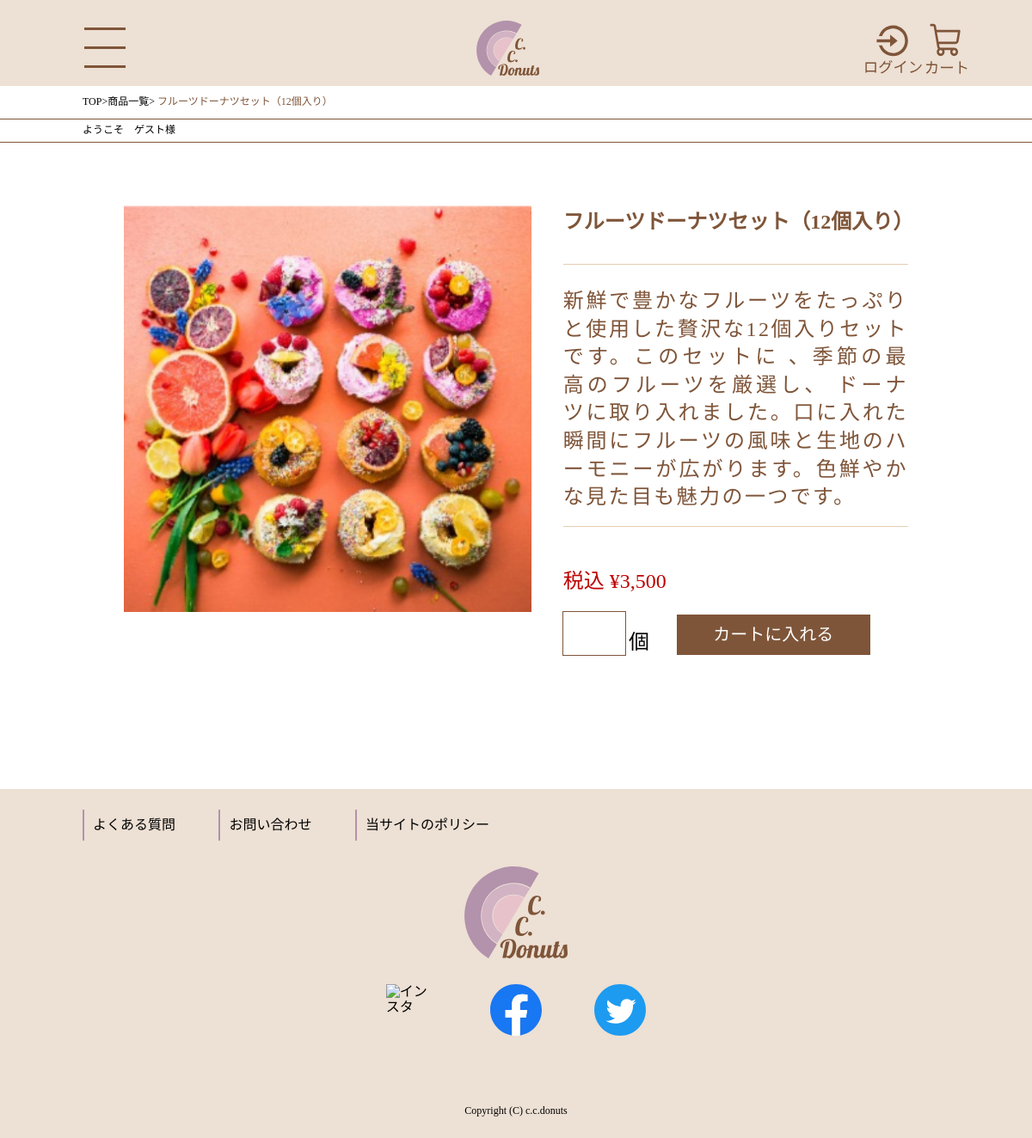
The app's page /detail.php?id=7 with its own data.
### tables this page shows
CREATE TABLE `product` (
  `id` int(11) NOT NULL,
  `name` varchar(200) NOT NULL,
  `price` int(11) NOT NULL,
  `description` varchar(1000) NOT NULL,
  `image` varchar(200) NOT NULL
);

### detail.php (the view, shortened to what this page needs)
<?php require 'includes/header.php' ?>
<div class="menu_ber detail_ber">
  <div class="gest_name">
    <a href="index.php">TOP</a><span>></span><a href="product.php">商品一覧</a>>
    <?php
    $pdo = new PDO(
      'mysql:host=mysql1.php.xdomain.ne.jp;dbname=yomichi0329_donuts;charset=utf8',
      'yomichi0329_cca',
      'ccadonuts'
    );
    $sql = $pdo->query('select * from product where id ="' . $_REQUEST["id"] . '"');
    foreach ($sql as $row) {
      echo '<span class="ber_name">', $row['name'], '</span>';
    }    ?>
  </div>
  <div class="gest_name">
    <?php if (isset($_SESSION['customer'])) {
      echo 'ようこそ　', $_SESSION['customer']['name'], '　様';
    } else {
      echo 'ようこそ　ゲスト様';
    }
    ?>
  </div>
</div>
<section>
  <?php
  $pdo = new PDO(
    'mysql:host=mysql1.php.xdomain.ne.jp;dbname=yomichi0329_donuts;charset=utf8',
    'yomichi0329_cca',
    'ccadonuts'
  );
  $sql = $pdo->query('select * from product where id ="' . $_REQUEST["id"] . '"');
  foreach ($sql as $row) {
    echo '<div class="donuts_list">';
    echo '<p class="item_img"><img alt="image" src="', $row['image'], '"></p>';
    echo '<form action="cart-show.php" method="post">';
    echo '<p class="menu-item-name">', $row['name'], '</p>';
    echo '<p class="item_text">', $row['description'], '</p>';
    echo '<p class="price">税込 ¥', number_format($row['price']), '</p>';
    echo '<div class="donuts_item">';
    echo '<input size="1" value="" name="count">', '個';
    echo '<button type="submit" value="" class="cart_btn">カートに入れる</button>';
    echo '</div>';
    echo '</form>';
    echo '</div>';
  }
  ?>
</section>
<?php require 'includes/footer.php' ?>

### common/css/destyle.css (style rules this page uses)
html { line-height: 1.15; -webkit-text-size-adjust: 100%; -webkit-tap-highlight-color: transparent; }
body { margin: 0; }
p, table, blockquote, address, pre, iframe, form, figure, dl { margin: 0; }
a { background-color: transparent; text-decoration: none; color: inherit; }
img, embed, object, iframe { vertical-align: bottom; }
button, input, optgroup, select, textarea { -webkit-appearance: none; appearance: none; vertical-align: middle; color: inherit; font: inherit; background: transparent; padding: 0; margin: 0; outline: 0; border-radius: 0; text-align: inherit; }
button, input { overflow: visible; }
button, select { text-transform: none; }
button, [type="button"], [type="reset"], [type="submit"] { cursor: pointer; -webkit-appearance: none; appearance: none; }

### common/css/base.css (style rules this page uses)
:root { --rectangle1-: #FFD233; --rectangle2-: #B392AC; --rectangle3-: #7F5539; --rectangle4-: #D27C2C; --rectangle5-: #EDE0D4; --rectangle6-: #CCCCCC; --rectangle7-: #D9D9D9; --rectangle8-: #BF0000; --rectangle10-: #000000; --rectangl11-: #E6CCB2; --rectangle12-: #E8C2CA; --rectangle13-: #F7D1CD; --rectangle13-: #FF8877; --font-family-: 'Noto Sans JP', sans-serif; }
img { width: 100%; }
a { cursor: pointer; }

### common/css/home.css (style rules this page uses)
:root { --rectangle1-: #FFD233; --rectangle2-: #B392AC; --rectangle3-: #7F5539; --rectangle4-: #D27C2C; --rectangle5-: #EDE0D4; --rectangle6-: #CCCCCC; --rectangle7-: #D9D9D9; --rectangle8-: #BF0000; --rectangle10-: #000000; --rectangl11-: #E6CCB2; --rectangle12-: #E8C2CA; --rectangle13-: #F7D1CD; --rectangle13-: #FF8877; --font-family-: 'Noto Sans JP', sans-serif; }
img { width: 100%; }
.gest_name { font-size: 12px; padding: 3% 6%; border-bottom: 1px solid var(--rectangle3-); }
form { margin-top: 21%; }
.menu-item-name { color: var(--rectangle3-); text-align: left; padding-top: 17%; font-weight: 500; line-height: 25.6px; }
.price { text-align: left; margin-top: 9%; color: var(--rectangle8-) }
.cart_btn { text-align: center; margin-top: 11%; width: 90%; font-size: 12px; color: #fff; background-color: var(--rectangle3-); padding: 7% 0; }
@media screen and (min-width: 768px) { .gest_name { font-size: 12px; padding: 1% 8%; border-bottom: 1px solid var(--rectangle3-); } }
@media screen and (min-width: 768px) { form { margin-top: 10%; } }
@media screen and (min-width: 768px) { .cart_btn { width: 81%; padding: 5% 0; font-size: 20px; margin-top: 6%; } }
@media screen and (min-width: 768px) { .menu-item-name { padding-top: 9%; font-weight: 500; line-height: 29.6px; } }
@media screen and (min-width: 768px) { .price, .menu-item-name { font-size: 24px; } }

### records on screen
product: name "フルーツドーナツセット（12個入り）", image (picture), description "新鮮で豊かなフルーツをたっぷりと使用した贅沢な12個入りセットです。このセットに 、季節の最高のフルーツを厳選し、 ドーナツに取り入れました。口に入れた瞬間にフルーツの風味と生地のハーモニーが広がります。色鮮やかな見た目も魅力の一つです。", price "3,500"
